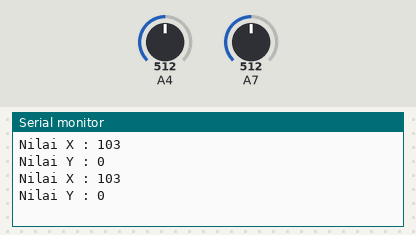
Simulated run of this sketch. Board: Arduino Mega 2560, built with avr-gcc and run on an emulated ATmega2560. Parts: the last lines printed to the serial monitor. Inputs (shaded band) come from the test bench; at power-on: A4 = 512, A7 = 512.

Above: at 1.8 s.
1.9 s: A4 set to 716
At 2.8 s:
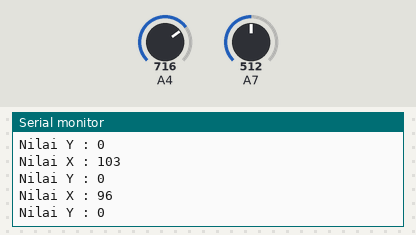
3.4 s: A7 set to 716
At 4.4 s:
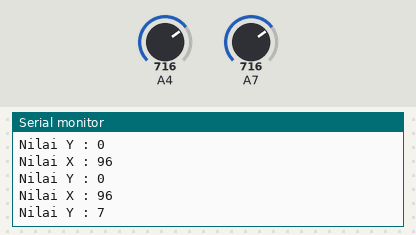
4.9 s: A4 set to 900
At 5.8 s:
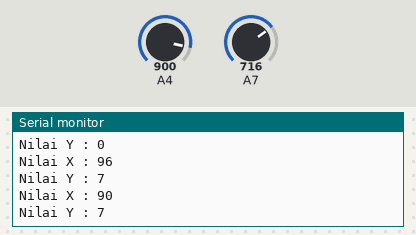
6.4 s: A7 set to 900
At 7.8 s:
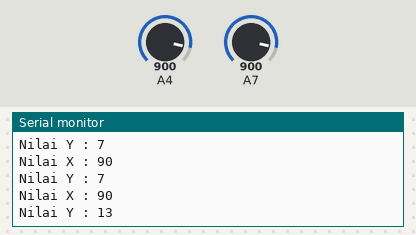
Timing chart, 0 to 8.9 s (numbered marks = the images above; inputs shaded):
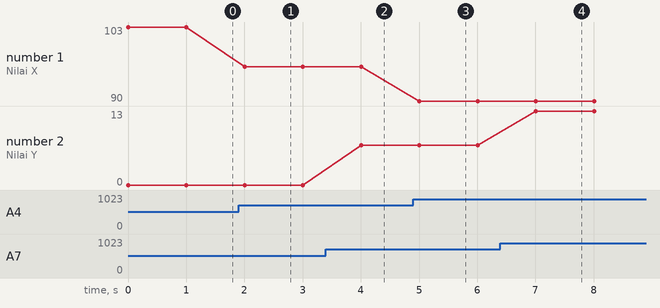

Measured:
- after the input at 1.9 s, the serial monitor: prints a new line after 0.10 s (image 1)
- after the input at 3.4 s, the serial monitor: prints a new line after 0.60 s (image 2)
- after the input at 4.9 s, the serial monitor: prints a new line after 0.10 s (image 3)
- after the input at 6.4 s, the serial monitor: prints a new line after 0.61 s (image 4)
- plotted number 1: 103 → 96 after the input at 1.9 s, 96 → 90 after the input at 4.9 s
- plotted number 2: 0 → 7 after the input at 3.4 s, 7 → 13 after the input at 6.4 s

The sketch:

ideaSTEAM_percobaan4.0.ino
```cpp
#define joystick_x 36
#define joystick_y 39

int x = 0;
int y = 0;

void setup() {
  Serial.begin(115200);
}

void loop() {

  x = analogRead(joystick_x);
  y = analogRead(joystick_y);

  x = abs(map(x,3600,610, 0, 100));
  y = abs(map(y, 510,3400, 0, 100));

  Serial.print("Nilai X : ");
  Serial.println(x);

  Serial.print("Nilai Y : ");
  Serial.println(y);
  delay(1000);
}
```
